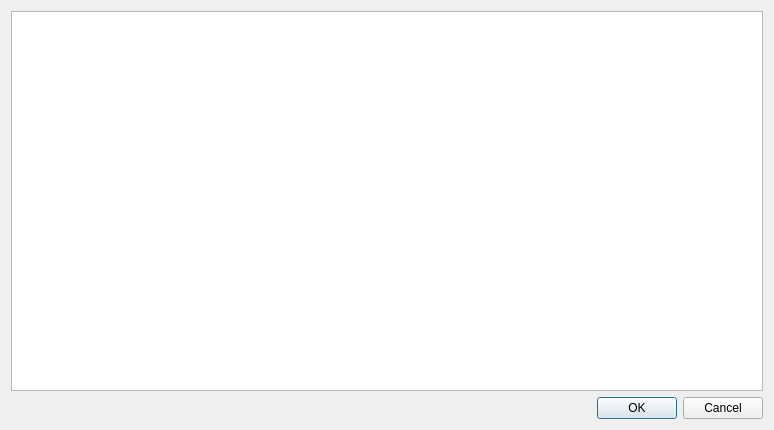
<?xml version="1.0" encoding="UTF-8"?>
<ui version="4.0">
 <class>PedalboardOpen</class>
 <widget class="QDialog" name="PedalboardOpen">
  <property name="geometry">
   <rect>
    <x>0</x>
    <y>0</y>
    <width>774</width>
    <height>430</height>
   </rect>
  </property>
  <property name="windowTitle">
   <string>Pedalboards</string>
  </property>
  <layout class="QVBoxLayout" name="verticalLayout">
   <item>
    <widget class="QListWidget" name="listWidget">
     <property name="editTriggers">
      <set>QAbstractItemView::NoEditTriggers</set>
     </property>
     <property name="showDropIndicator" stdset="0">
      <bool>false</bool>
     </property>
     <property name="iconSize">
      <size>
       <width>350</width>
       <height>157</height>
      </size>
     </property>
     <property name="resizeMode">
      <enum>QListView::Adjust</enum>
     </property>
     <property name="spacing">
      <number>6</number>
     </property>
     <property name="viewMode">
      <enum>QListView::IconMode</enum>
     </property>
    </widget>
   </item>
   <item>
    <widget class="QDialogButtonBox" name="buttonBox">
     <property name="orientation">
      <enum>Qt::Horizontal</enum>
     </property>
     <property name="standardButtons">
      <set>QDialogButtonBox::Cancel|QDialogButtonBox::Ok</set>
     </property>
    </widget>
   </item>
  </layout>
 </widget>
 <resources/>
 <connections>
  <connection>
   <sender>buttonBox</sender>
   <signal>accepted()</signal>
   <receiver>PedalboardOpen</receiver>
   <slot>accept()</slot>
   <hints>
    <hint type="sourcelabel">
     <x>248</x>
     <y>254</y>
    </hint>
    <hint type="destinationlabel">
     <x>157</x>
     <y>274</y>
    </hint>
   </hints>
  </connection>
  <connection>
   <sender>buttonBox</sender>
   <signal>rejected()</signal>
   <receiver>PedalboardOpen</receiver>
   <slot>reject()</slot>
   <hints>
    <hint type="sourcelabel">
     <x>316</x>
     <y>260</y>
    </hint>
    <hint type="destinationlabel">
     <x>286</x>
     <y>274</y>
    </hint>
   </hints>
  </connection>
 </connections>
</ui>
